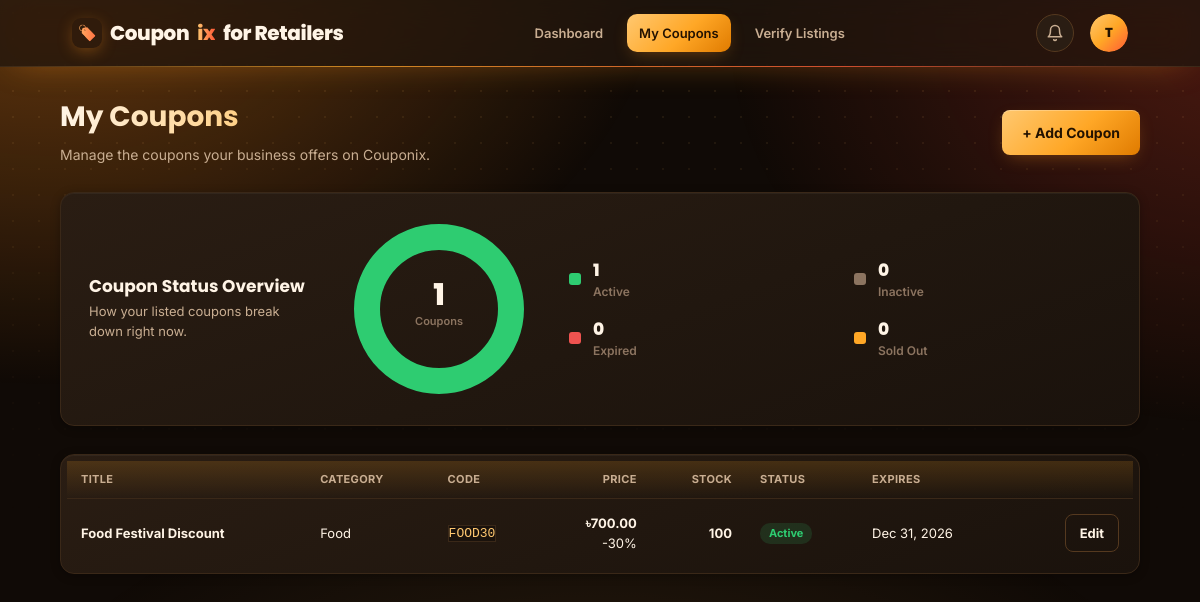
The app's page /retailer-coupons.php (signed in) with its own data.
### tables this page shows
CREATE TABLE coupons (
    id INT UNSIGNED AUTO_INCREMENT PRIMARY KEY,

    title VARCHAR(150) NOT NULL,

    description TEXT DEFAULT NULL,

    retailer_name VARCHAR(100) NOT NULL DEFAULT 'Couponix Marketplace',

    retailer_id INT UNSIGNED DEFAULT NULL,

    category VARCHAR(60) NOT NULL DEFAULT 'General',

    coupon_code VARCHAR(100) NOT NULL UNIQUE,

    discount_type ENUM('percentage', 'fixed')
        NOT NULL DEFAULT 'percentage',

    discount_value DECIMAL(10,2) NOT NULL DEFAULT 0.00,

    original_price DECIMAL(10,2) NOT NULL DEFAULT 0.00,

    final_price DECIMAL(10,2) NOT NULL DEFAULT 0.00,

    quantity INT UNSIGNED NOT NULL DEFAULT 0,

    available_from DATETIME DEFAULT NULL,

    expires_at DATETIME DEFAULT NULL,

    status ENUM(
        'active',
        'inactive',
        'expired',
        'sold_out'
    ) NOT NULL DEFAULT 'active',

    created_at TIMESTAMP DEFAULT CURRENT_TIMESTAMP,

    updated_at TIMESTAMP DEFAULT CURRENT_TIMESTAMP
        ON UPDATE CURRENT_TIMESTAMP,

    CONSTRAINT fk_coupon_retailer
        FOREIGN KEY (retailer_id)
        REFERENCES retailers(id)
        ON DELETE SET NULL
        ON UPDATE CASCADE
);

### retailer-auth.php (called while the page is built, shortened)
<?php
$retailer_id = (int) $_SESSION["retailer_id"];

### functions.php (called while the page is built, shortened)
<?php
function h($value): string
{
    return htmlspecialchars((string) $value, ENT_QUOTES, 'UTF-8');
}
    ?>

### retailer-coupons.php (the view, shortened to what this page needs)
<?php
require __DIR__ . '/db.php';
require __DIR__ . '/functions.php';
require __DIR__ . '/retailer-auth.php';
$stmt = $conn->prepare("
    SELECT id, title, category, coupon_code, discount_type, discount_value,
           original_price, final_price, quantity, status, expires_at
    FROM coupons
    WHERE retailer_id = ?
    ORDER BY created_at DESC
");
$stmt->bind_param("i", $retailer_id);
$stmt->execute();
$coupons = $stmt->get_result()->fetch_all(MYSQLI_ASSOC);
$statusMeta = [
    'active'   => ['label' => 'Active',   'var' => '--success'],
    'inactive' => ['label' => 'Inactive', 'var' => '--text-mute'],
    'expired'  => ['label' => 'Expired',  'var' => '--danger'],
    'sold_out' => ['label' => 'Sold Out', 'var' => '--brand'],
];
$statusCounts = array_fill_keys(array_keys($statusMeta), 0);
foreach ($coupons as $c) {
    $s = $c['status'];
    $statusCounts[$s]++;
}
$totalForChart = count($coupons);
$donutSvg = '';
if ($totalForChart > 0) {
    $r = 72;
    $cx = 90; $cy = 90;
    $strokeW = 26;
    $circumference = 2 * M_PI * $r;
    $cumulative = 0;
    $segments = '';
    foreach ($statusMeta as $key => $meta) {
        $count = $statusCounts[$key];
        if ($count <= 0) continue;
        $fraction = $count / $totalForChart;
        $arcLen = $fraction * $circumference;
        $offset = -$cumulative;
        $segments .= '<circle cx="' . $cx . '" cy="' . $cy . '" r="' . $r . '" fill="none" '
            . 'stroke="var(' . $meta['var'] . ')" stroke-width="' . $strokeW . '" '
            . 'stroke-dasharray="' . $arcLen . ' ' . ($circumference - $arcLen) . '" '
            . 'stroke-dashoffset="' . $offset . '" '
            . 'transform="rotate(-90 ' . $cx . ' ' . $cy . ')">'
            . '<title>' . h($meta['label']) . ': ' . $count . ' coupon' . ($count === 1 ? '' : 's') . '</title>'
            . '</circle>';
        $cumulative += $arcLen;
    }
    $donutSvg = '<svg viewBox="0 0 180 180" width="180" height="180" class="status-donut-svg">'
        . '<circle cx="' . $cx . '" cy="' . $cy . '" r="' . $r . '" fill="none" stroke="var(--bg-soft)" stroke-width="' . $strokeW . '"></circle>'
        . $segments
        . '<text x="' . $cx . '" y="' . ($cy - 4) . '" text-anchor="middle" class="donut-center-value">' . $totalForChart . '</text>'
        . '<text x="' . $cx . '" y="' . ($cy + 16) . '" text-anchor="middle" class="donut-center-label">Coupons</text>'
        . '</svg>';
}
?>
<!DOCTYPE html>
<html lang="en">
<head>
<link rel="stylesheet" href="asset/style.css">
</head>
<body>
<?php require __DIR__ . '/retailer-nav.php'; ?>
<div class="container">
    <div class="dr-page-toolbar" style="margin-top:32px;">
        <div class="dr-page-header" style="margin:0;">
            <h1>My Coupons</h1>
            <p>Manage the coupons your business offers on Couponix.</p>
        </div>
        <a href="retailer-coupon-add.php" class="dr-btn">+ Add Coupon</a>
    </div>
    <?php if ($totalForChart > 0): ?>
        <div class="dr-card coupons-overview-card">
            <div class="coupons-overview-head">
                <h2>Coupon Status Overview</h2>
                <p>How your listed coupons break down right now.</p>
            </div>
            <div class="donut-wrap"><?= $donutSvg ?></div>
            <div class="status-legend">
                <?php foreach ($statusMeta as $key => $meta): ?>
                    <div class="status-legend-item">
                        <span class="status-legend-dot" style="background: var(<?= h($meta['var']) ?>);"></span>
                        <div class="status-legend-info">
                            <span class="count"><?= (int) $statusCounts[$key] ?></span>
                            <span class="label"><?= h($meta['label']) ?></span>
                        </div>
                    </div>
                <?php endforeach; ?>
            </div>
        </div>
    <?php endif; ?>
    <?php if (empty($coupons)): ?>
        <div class="dr-empty">
            <p>You haven't added any coupons yet.</p>
            <a href="retailer-coupon-add.php" class="dr-btn">+ Add Your First Coupon</a>
        </div>
    <?php else: ?>
        <div class="dr-card" style="padding: 6px; overflow-x:auto;">
            <table class="dr-table">
                <thead>
                    <tr>
                        <th>Title</th>
                        <th>Category</th>
                        <th>Code</th>
                        <th class="num">Price</th>
                        <th class="num">Stock</th>
                        <th>Status</th>
                        <th>Expires</th>
                        <th></th>
                    </tr>
                </thead>
                <tbody>
                    <?php foreach ($coupons as $c): ?>
                        <tr>
                            <td><strong><?= h($c['title']) ?></strong></td>
                            <td><?= h($c['category']) ?></td>
                            <td><code><?= h($c['coupon_code']) ?></code></td>
                            <td class="num">
                                ৳<?= number_format($c['final_price'], 2) ?>
                                <?php if ($c['discount_type'] === 'percentage'): ?>
                                    <div class="cat" style="font-weight:400;">-<?= (float) $c['discount_value'] ?>%</div>
                                <?php else: ?>
                                    <div class="cat" style="font-weight:400;">-৳<?= number_format($c['discount_value'], 2) ?></div>
                                <?php endif; ?>
                            </td>
                            <td class="num"><?= (int) $c['quantity'] ?></td>
                            <td>
                                <span class="status-pill status-<?= $c['status'] === 'active' ? 'approved' : ($c['status'] === 'expired' || $c['status'] === 'sold_out' ? 'rejected' : 'pending') ?>">
                                    <?= h(ucfirst($c['status'])) ?>
                                </span>
                            </td>
                            <td><?= $c['expires_at'] ? h(date('M j, Y', strtotime($c['expires_at']))) : '—' ?></td>
                            <td class="actions">
                                <a href="retailer-coupon-edit.php?id=<?= (int) $c['id'] ?>" class="dr-btn dr-btn-sm dr-btn-outline">Edit</a>
                            </td>
                        </tr>
                    <?php endforeach; ?>
                </tbody>
            </table>
        </div>
    <?php endif; ?>
</div>
</body>
</html>

### retailer-coupons.php (style rules this page uses)
.coupons-overview-card { padding: 26px 28px; margin: 26px 0 28px; display: flex; align-items: center; gap: 40px; flex-wrap: wrap; }
.coupons-overview-head { flex-shrink: 0; }
.coupons-overview-head h2 { font-size: 17px; margin: 0 0 4px; }
.coupons-overview-head p { margin: 0; font-size: 13px; max-width: 220px; }
.donut-wrap { flex-shrink: 0; }
.status-donut-svg { display: block; }
.donut-center-value { font-family: var(--font-heading); font-size: 30px; font-weight: 800; fill: var(--text); }
.donut-center-label { font-family: var(--font-body); font-size: 11px; font-weight: 600; fill: var(--text-mute); }
.status-legend { display: grid; grid-template-columns: repeat(2, minmax(140px, 1fr)); gap: 14px 28px; flex: 1; min-width: 260px; }
.status-legend-item { display: flex; align-items: center; gap: 12px; }
.status-legend-dot { width: 12px; height: 12px; border-radius: 3px; flex-shrink: 0; }
.status-legend-info { display: flex; flex-direction: column; }
.status-legend-info .count { font-size: 17px; font-weight: 800; font-family: var(--font-heading); color: var(--text); }
.status-legend-info .label { font-size: 12px; color: var(--text-mute); font-weight: 600; }

### records on screen
coupons: title "Food Festival Discount", category "Food", coupon_code "FOOD30", final_price "700.00", discount_value "30", quantity "100", status "Active", expires_at "Dec 31, 2026"

### other values on screen
$retailer_initial "T"
$totalForChart "1"
$statusCounts[$key] "1"
$meta['label'] "Active"
$statusCounts[$key] "0"
$meta['label'] "Inactive"
$meta['label'] "Expired"
$meta['label'] "Sold Out"
